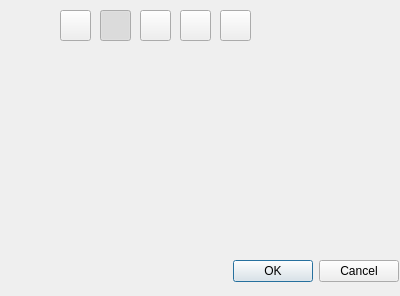
<?xml version="1.0" encoding="UTF-8"?>
<ui version="4.0">
 <class>ScreenshotEditWidget</class>
 <widget class="QDialog" name="ScreenshotEditWidget">
  <property name="geometry">
   <rect>
    <x>0</x>
    <y>0</y>
    <width>400</width>
    <height>296</height>
   </rect>
  </property>
  <property name="windowTitle">
   <string>Edit screenshot</string>
  </property>
  <property name="windowIcon">
   <iconset resource="resources.qrc">
    <normaloff>:/icons/icon.png</normaloff>:/icons/icon.png</iconset>
  </property>
  <widget class="QDialogButtonBox" name="buttonBox">
   <property name="geometry">
    <rect>
     <x>0</x>
     <y>260</y>
     <width>399</width>
     <height>23</height>
    </rect>
   </property>
   <property name="orientation">
    <enum>Qt::Horizontal</enum>
   </property>
   <property name="standardButtons">
    <set>QDialogButtonBox::Cancel|QDialogButtonBox::Ok</set>
   </property>
  </widget>
  <widget class="QWidget" name="colorDisplayWidget" native="true">
   <property name="geometry">
    <rect>
     <x>10</x>
     <y>10</y>
     <width>31</width>
     <height>31</height>
    </rect>
   </property>
  </widget>
  <widget class="QToolButton" name="colorSelectButton">
   <property name="geometry">
    <rect>
     <x>60</x>
     <y>10</y>
     <width>31</width>
     <height>31</height>
    </rect>
   </property>
   <property name="text">
    <string/>
   </property>
   <property name="icon">
    <iconset resource="resources.qrc">
     <normaloff>:/icons/color_line.ico</normaloff>:/icons/color_line.ico</iconset>
   </property>
   <property name="iconSize">
    <size>
     <width>16</width>
     <height>16</height>
    </size>
   </property>
  </widget>
  <widget class="QWidget" name="screenshotDisplayWidget" native="true">
   <property name="geometry">
    <rect>
     <x>10</x>
     <y>50</y>
     <width>381</width>
     <height>201</height>
    </rect>
   </property>
  </widget>
  <widget class="QToolButton" name="rectangleDrawButton">
   <property name="geometry">
    <rect>
     <x>140</x>
     <y>10</y>
     <width>31</width>
     <height>31</height>
    </rect>
   </property>
   <property name="text">
    <string/>
   </property>
   <property name="icon">
    <iconset resource="resources.qrc">
     <normaloff>:/icons/rectanlge.ico</normaloff>:/icons/rectanlge.ico</iconset>
   </property>
   <property name="checkable">
    <bool>true</bool>
   </property>
   <property name="checked">
    <bool>false</bool>
   </property>
  </widget>
  <widget class="QToolButton" name="customDrawButton">
   <property name="geometry">
    <rect>
     <x>100</x>
     <y>10</y>
     <width>31</width>
     <height>31</height>
    </rect>
   </property>
   <property name="text">
    <string/>
   </property>
   <property name="icon">
    <iconset resource="resources.qrc">
     <normaloff>:/icons/pencil.ico</normaloff>:/icons/pencil.ico</iconset>
   </property>
   <property name="iconSize">
    <size>
     <width>16</width>
     <height>16</height>
    </size>
   </property>
   <property name="checkable">
    <bool>true</bool>
   </property>
   <property name="checked">
    <bool>true</bool>
   </property>
  </widget>
  <widget class="QToolButton" name="clearButton">
   <property name="geometry">
    <rect>
     <x>220</x>
     <y>10</y>
     <width>31</width>
     <height>31</height>
    </rect>
   </property>
   <property name="text">
    <string/>
   </property>
   <property name="icon">
    <iconset resource="resources.qrc">
     <normaloff>:/icons/clear.ico</normaloff>:/icons/clear.ico</iconset>
   </property>
  </widget>
  <widget class="QToolButton" name="arrowDrawButton">
   <property name="geometry">
    <rect>
     <x>180</x>
     <y>10</y>
     <width>31</width>
     <height>31</height>
    </rect>
   </property>
   <property name="text">
    <string/>
   </property>
   <property name="icon">
    <iconset resource="resources.qrc">
     <normaloff>:/icons/arrow-20-16.ico</normaloff>:/icons/arrow-20-16.ico</iconset>
   </property>
   <property name="checkable">
    <bool>true</bool>
   </property>
   <property name="checked">
    <bool>false</bool>
   </property>
  </widget>
 </widget>
 <resources>
  <include location="resources.qrc"/>
 </resources>
 <connections>
  <connection>
   <sender>buttonBox</sender>
   <signal>accepted()</signal>
   <receiver>ScreenshotEditWidget</receiver>
   <slot>accept()</slot>
   <hints>
    <hint type="sourcelabel">
     <x>248</x>
     <y>254</y>
    </hint>
    <hint type="destinationlabel">
     <x>157</x>
     <y>274</y>
    </hint>
   </hints>
  </connection>
  <connection>
   <sender>buttonBox</sender>
   <signal>rejected()</signal>
   <receiver>ScreenshotEditWidget</receiver>
   <slot>reject()</slot>
   <hints>
    <hint type="sourcelabel">
     <x>316</x>
     <y>260</y>
    </hint>
    <hint type="destinationlabel">
     <x>286</x>
     <y>274</y>
    </hint>
   </hints>
  </connection>
 </connections>
</ui>
